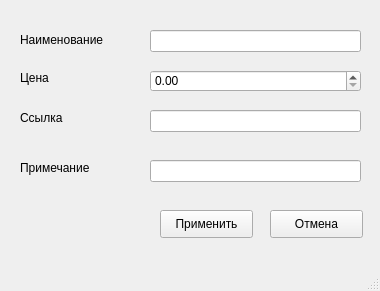
<?xml version="1.0" encoding="UTF-8"?>
<ui version="4.0">
 <class>MainWindow</class>
 <widget class="QMainWindow" name="MainWindow">
  <property name="geometry">
   <rect>
    <x>0</x>
    <y>0</y>
    <width>380</width>
    <height>291</height>
   </rect>
  </property>
  <property name="windowTitle">
   <string>MainWindow</string>
  </property>
  <widget class="QWidget" name="centralwidget">
   <widget class="QLabel" name="label">
    <property name="geometry">
     <rect>
      <x>20</x>
      <y>30</y>
      <width>101</width>
      <height>20</height>
     </rect>
    </property>
    <property name="text">
     <string>Наименование</string>
    </property>
   </widget>
   <widget class="QLabel" name="label_2">
    <property name="geometry">
     <rect>
      <x>20</x>
      <y>70</y>
      <width>55</width>
      <height>16</height>
     </rect>
    </property>
    <property name="text">
     <string>Цена</string>
    </property>
   </widget>
   <widget class="QLabel" name="label_3">
    <property name="geometry">
     <rect>
      <x>20</x>
      <y>110</y>
      <width>55</width>
      <height>16</height>
     </rect>
    </property>
    <property name="text">
     <string>Ссылка</string>
    </property>
   </widget>
   <widget class="QLabel" name="label_4">
    <property name="geometry">
     <rect>
      <x>20</x>
      <y>160</y>
      <width>81</width>
      <height>16</height>
     </rect>
    </property>
    <property name="text">
     <string>Примечание</string>
    </property>
   </widget>
   <widget class="QLineEdit" name="lineEdit">
    <property name="geometry">
     <rect>
      <x>150</x>
      <y>30</y>
      <width>211</width>
      <height>22</height>
     </rect>
    </property>
   </widget>
   <widget class="QDoubleSpinBox" name="doubleSpinBox">
    <property name="geometry">
     <rect>
      <x>150</x>
      <y>70</y>
      <width>211</width>
      <height>22</height>
     </rect>
    </property>
   </widget>
   <widget class="QLineEdit" name="lineEdit_2">
    <property name="geometry">
     <rect>
      <x>150</x>
      <y>110</y>
      <width>211</width>
      <height>22</height>
     </rect>
    </property>
   </widget>
   <widget class="QLineEdit" name="lineEdit_3">
    <property name="geometry">
     <rect>
      <x>150</x>
      <y>160</y>
      <width>211</width>
      <height>22</height>
     </rect>
    </property>
   </widget>
   <widget class="QPushButton" name="btnOk">
    <property name="geometry">
     <rect>
      <x>160</x>
      <y>210</y>
      <width>93</width>
      <height>28</height>
     </rect>
    </property>
    <property name="text">
     <string>Применить</string>
    </property>
   </widget>
   <widget class="QPushButton" name="btnCancel">
    <property name="geometry">
     <rect>
      <x>270</x>
      <y>210</y>
      <width>93</width>
      <height>28</height>
     </rect>
    </property>
    <property name="text">
     <string>Отмена</string>
    </property>
   </widget>
  </widget>
  <widget class="QMenuBar" name="menubar">
   <property name="geometry">
    <rect>
     <x>0</x>
     <y>0</y>
     <width>380</width>
     <height>26</height>
    </rect>
   </property>
  </widget>
  <widget class="QStatusBar" name="statusbar"/>
 </widget>
 <resources/>
 <connections/>
</ui>
